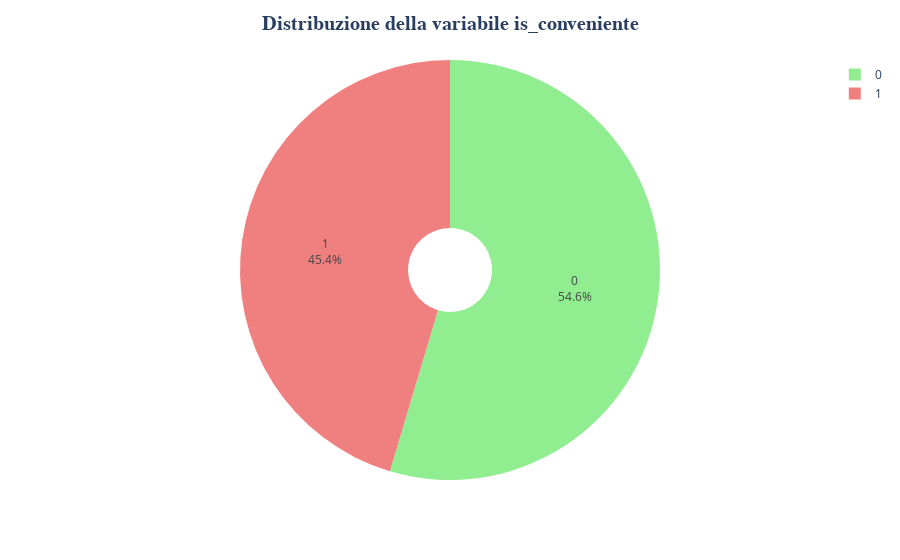

Notebook code cell kept with this figure:
### Code cell
plot_is_conveniente_distribution(data_ml)

### Figure 1 — Plotly figure (JSON) as saved in the notebook; plotly's stock layout.template omitted (floating-point values rounded to 4 significant figures)
{"data": [{"customdata": [[0], [1]], "domain": {"x": [0, 1], "y": [0, 1]}, "hole": 0.2, "hovertemplate": "label=%{label}<br>value=%{value}<br>color=%{customdata[0]}<extra></extra>", "labels": [0, 1], "legendgroup": "", "marker": {"colors": ["lightgreen", "lightcoral"]}, "name": "", "showlegend": true, "textinfo": "percent+label", "type": "pie", "values": [1662, 1381]}], "layout": {"legend": {"tracegroupgap": 0}, "margin": {"t": 60}, "title": {"font": {"family": "Arial", "size": 20, "weight": "bold"}, "text": "Distribuzione della variabile is_conveniente", "x": 0.5, "xanchor": "center"}}}
